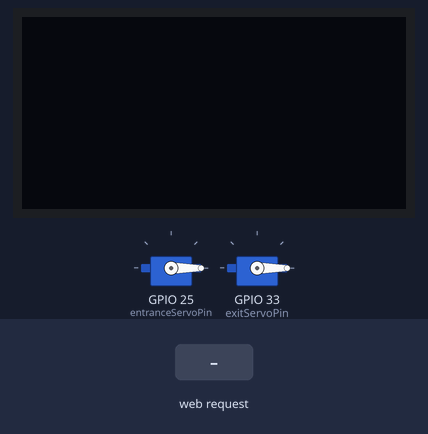
A sketch run on a simulated ESP32. On the bench: 128×64 one-colour display, 2 × servo. The test bench sets the inputs (shaded band). WiFi joins after 1.5 s; servers stay silent unless stated; what the sketch prints to the serial monitor is not drawn.

Above: at 2.7 s.
2.8 s: HTTP request GET /update_data?entrance=1 received
At 3.3 s:
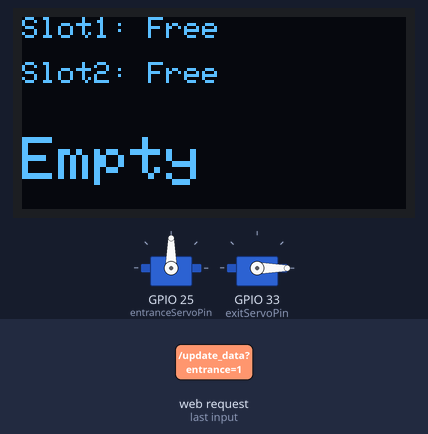
5.8 s: HTTP request GET /update_data?slot1=0 received
At 6.8 s:
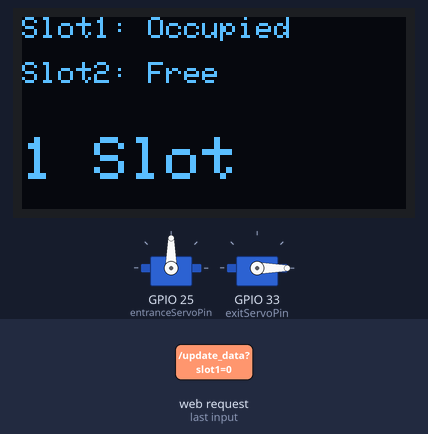
8.8 s: HTTP request GET /update_data?slot2=0 received
At 9.1 s:
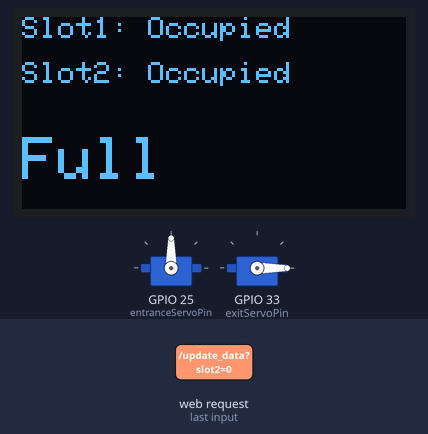
11.8 s: HTTP request GET /update_data?slot1=120 received
At 12.6 s:
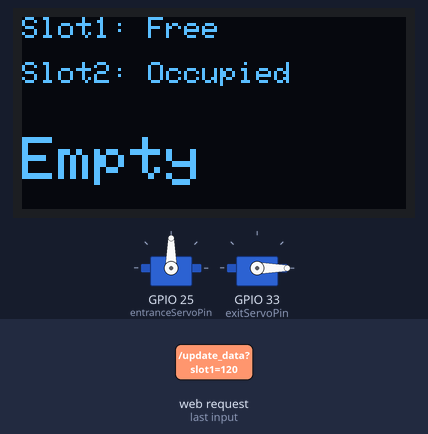
14.8 s: HTTP request GET /update_data?slot2=1 received
At 17.6 s:
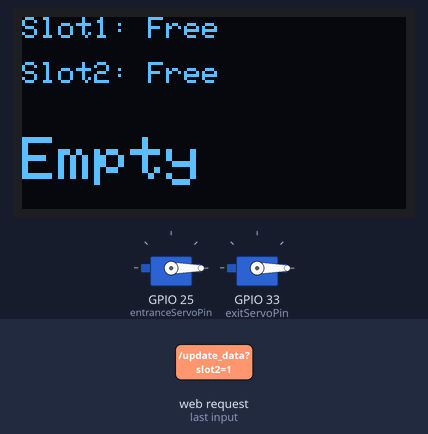
17.8 s: HTTP request GET /update_data received
At 18.4 s:
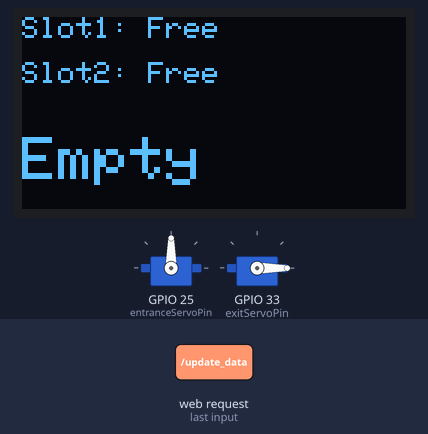
Timing chart, 0 to 21.3 s (numbered marks = the images above; inputs shaded):
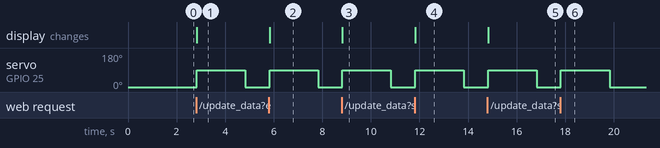

Measured:
- after the input at 2.8 s, servo on GPIO 25 (entranceServoPin): 0° → 90° at once, → 0° 2.0 s later; the display: changes at once (image 1)
- after the input at 5.8 s, servo on GPIO 25 (entranceServoPin): 0° → 90° at once, → 0° 2.0 s later; the display: changes at once (image 2)
- after the input at 8.8 s, servo on GPIO 25 (entranceServoPin): 0° → 90° at once, → 0° 2.0 s later; the display: changes at once (image 3)
- after the input at 11.8 s, servo on GPIO 25 (entranceServoPin): 0° → 90° at once, → 0° 2.0 s later; the display: changes at once (image 4)
- after the input at 14.8 s, servo on GPIO 25 (entranceServoPin): 0° → 90° at once, → 0° 2.0 s later; the display: changes at once (image 5)
- after the input at 17.8 s, servo on GPIO 25 (entranceServoPin): 0° → 90° at once, → 0° 2.0 s later

The sketch:

code_2.Ino
```cpp
#include <WiFi.h>
#include <WebServer.h>
#include <Wire.h>
#include <Adafruit_GFX.h>
#include <Adafruit_SSD1306.h>
#include <ESP32Servo.h>

// WiFi credentials
const char* ssid = "M14";
const char* password = "12345678";

// OLED config
#define SCREEN_WIDTH 128
#define SCREEN_HEIGHT 64
#define OLED_ADDR 0x3C
Adafruit_SSD1306 display(SCREEN_WIDTH, SCREEN_HEIGHT, &Wire, -1);

// Web server on port 80
WebServer server(80);

// Servo pins
const int entranceServoPin = 25;
const int exitServoPin = 33;

Servo entranceServo;
Servo exitServo;

// Parking info variables
int slot1 = 1;
int slot2 = 1;
bool carAtEntrance = false;
bool carAtExit = false;

void updateDisplay() {
  display.clearDisplay();

  display.setTextSize(1);
  display.setTextColor(SSD1306_WHITE);

  display.setCursor(0,0);
  display.printf("Slot1: %s\n", slot1 == 0 ? "Occupied" : "Free");
  display.setCursor(0,15);
  display.printf("Slot2: %s\n", slot2 == 0 ? "Occupied" : "Free");

  display.setTextSize(2);
  display.setCursor(0, 40);

  if (slot1 == 0 && slot2 == 0) {
    display.println("Full");
  } else if ((slot1 == 0 && slot2 == 1) || (slot1 == 1 && slot2 == 0)) {
    display.println("1 Slot");
  } else {
    display.println("Empty");
  }
  display.display();
}

void setup() {
  Serial.begin(115200);
  Wire.begin(21, 22);

  // OLED init
  if (!display.begin(SSD1306_SWITCHCAPVCC, OLED_ADDR)) {
    Serial.println("OLED failed to init");
    while(1);
  }
  display.clearDisplay();
  display.display();

  // Servo setup
  entranceServo.setPeriodHertz(50);
  entranceServo.attach(entranceServoPin, 500, 2400);
  entranceServo.write(0);

  exitServo.setPeriodHertz(50);
  exitServo.attach(exitServoPin, 500, 2400);
  exitServo.write(0);

  // WiFi connect
  WiFi.begin(ssid, password);
  Serial.print("Connecting to WiFi");
  while (WiFi.status() != WL_CONNECTED) {
    delay(500);
    Serial.print(".");
  }
  Serial.println("\nWiFi connected");
  Serial.println(WiFi.localIP());

  // Setup webserver route
  server.on("/update_data", HTTP_GET, []() {
    if (server.hasArg("slot1")) slot1 = server.arg("slot1").toInt();
    if (server.hasArg("slot2")) slot2 = server.arg("slot2").toInt();
    if (server.hasArg("entrance")) carAtEntrance = server.arg("entrance").toInt() != 0;
    if (server.hasArg("exit")) carAtExit = server.arg("exit").toInt() != 0;

    Serial.printf("Received slot1=%d slot2=%d entrance=%d exit=%d\n", slot1, slot2, carAtEntrance, carAtExit);

    updateDisplay();

    if (carAtEntrance) {
      Serial.println("Opening entrance gate...");
      entranceServo.write(90);
      delay(2000);
      entranceServo.write(0);
    }

    if (carAtExit) {
      Serial.println("Opening exit gate...");
      exitServo.write(90);
      delay(2000);
      exitServo.write(0);
    }

    server.send(200, "text/plain", "OK");
  });

  server.begin();
  Serial.println("Server started");
}

void loop() {
  server.handleClient();
}
```
